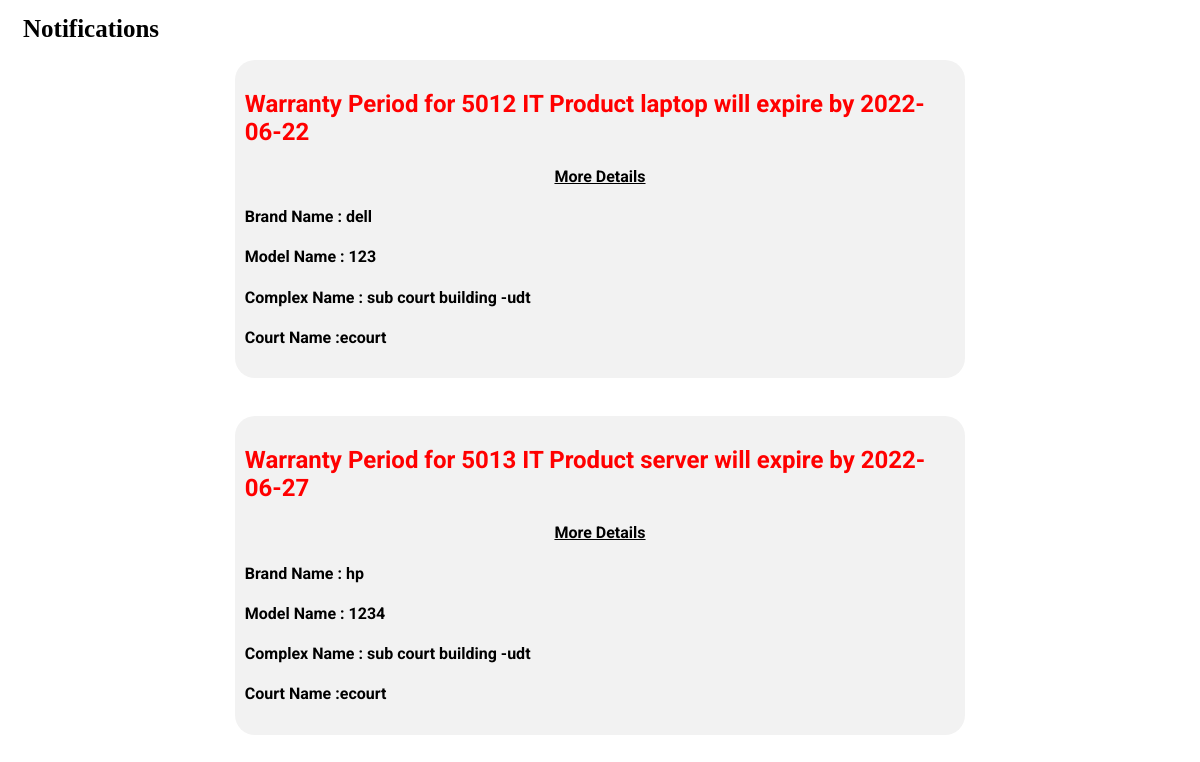
/notification_display.php, run on the app's committed database.
### tables this page shows
CREATE TABLE `itstocks` (
  `IT_Stocks_id` int(255) NOT NULL,
  `Product_Name` varchar(255) NOT NULL,
  `Brand_Name` varchar(255) NOT NULL,
  `Model_Name` varchar(255) NOT NULL,
  `Serial_No` varchar(255) NOT NULL,
  `Complex_Name` varchar(255) NOT NULL,
  `Court_Name` varchar(255) NOT NULL,
  `Project_Fund` varchar(255) NOT NULL,
  `Installed_Year` varchar(255) NOT NULL,
  `DateOfPurchase` date NOT NULL,
  `expiry` date NOT NULL
);

### notification_display.php (the view, shortened to what this page needs)
<?php
require_once "db.php";
$query = "SELECT * FROM itstocks WHERE DATEDIFF(expiry,CURRENT_DATE)<=7";
$result = mysqli_query($conn, $query);
?>
<!DOCTYPE html>
<html lang="en">
<head>
</head>
<body>
<h1>Notifications</h1>
<?php
if (mysqli_num_rows($result) > 0) {
  $sn=1;
  while($data = mysqli_fetch_assoc($result)) {
 ?>
 <div class="container d-flex justify-content-center">
	<div class="card mt-5 p-3">
		<div class="media">
  			<div class="media-body">
    			<h2 class="mt-2 mb-0">Warranty Period for <?php echo $data['IT_Stocks_id']; ?> IT Product <?php echo $data['Product_Name']; ?> will expire by <?php echo $data['expiry']; ?> </h2>
    			<h4><u><center>More Details</center></u></h4>
    			<h4>Brand Name : <?php echo $data['Brand_Name']; ?></h4>
    			<h4>Model Name : <?php echo $data['Model_Name']; ?></h4>
    			<h4>Complex Name : <?php echo $data['Complex_Name']; ?></h4>
    			<h4>Court Name :<?php echo $data['Court_Name']; ?>  </h4>
  			</div>
		</div>
	</div>
</div>
 <br>
<br>
 <?php
  $sn++;}} else { ?>
    <tr>
     <td colspan="8">No data found</td>
    </tr>
 <?php } ?>
 </body>
 </html>

### notification_display.php (style rules this page uses)
body { font-family: 'Roboto', sans-serif; }
.card { width: 60%; border: none; border-radius: 20px; margin:auto; padding:10px 10px 10px 10px; background-color: #f2f2f2; }
h1 { margin-top:15px; margin-left:15px; font-family: Georgia, serif; font-size:25px; font-weight:bolder; }
h4 { color: black; }
h2 { color: red; }

### data on the page
itstocks: IT_Stocks_id "5012", Product_Name "laptop", expiry "2022-06-22", Brand_Name "dell", Model_Name "123", Complex_Name "sub court building -udt", Court_Name "ecourt"
itstocks: IT_Stocks_id "5013", Product_Name "server", expiry "2022-06-27", Brand_Name "hp", Model_Name "1234", Complex_Name "sub court building -udt", Court_Name "ecourt"
